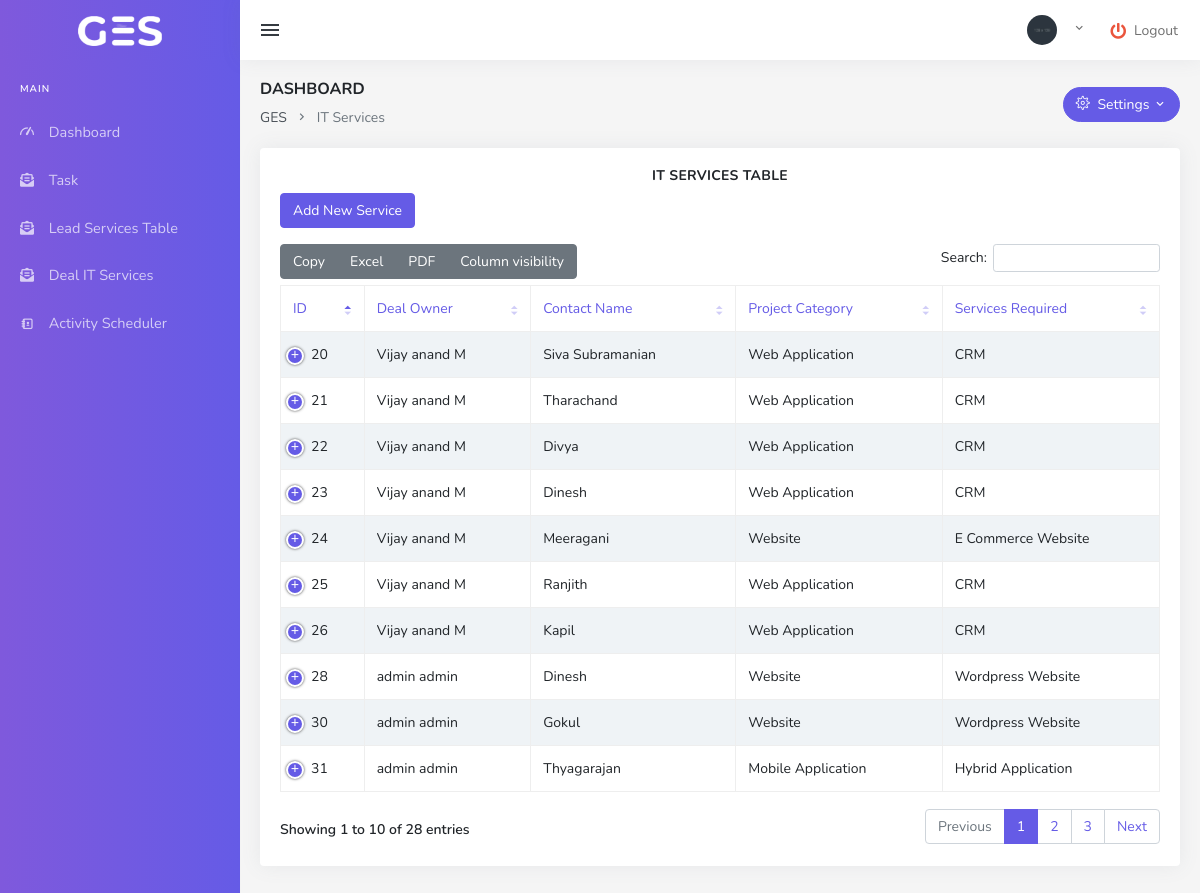
Screenshot of /index.php/deal_it_service/user_index with the database file from the repository.
### tables this page shows
CREATE TABLE `it_services` (
  `IT_services_id` int(11) NOT NULL,
  `Deal_Owner` varchar(255) DEFAULT NULL,
  `Project_Category` varchar(255) DEFAULT NULL,
  `Services_Required` varchar(255) DEFAULT NULL,
  `Company_Name` varchar(255) DEFAULT NULL,
  `Type_Of_Business` varchar(255) DEFAULT NULL,
  `Next_Step` varchar(255) DEFAULT NULL,
  `Contact_Number` varchar(20) DEFAULT NULL,
  `Project_Value` decimal(18,2) DEFAULT NULL,
  `Closing_Date` date DEFAULT NULL,
  `Stage` varchar(255) DEFAULT NULL,
  `Conversion_Rate` decimal(5,2) DEFAULT NULL,
  `Campaign_Source` varchar(255) DEFAULT NULL,
  `Contact_Name` varchar(255) DEFAULT NULL
);

### application/controllers/Deal_it_service.php (called while the page is built, shortened)
<?php
class Deal_it_service extends CI_Controller {
    public function __construct() {
        $this->load->model('It_service_model');
        $this->load->model('Project_Category_model');
        $this->load->model('Services_required_model');
        $this->load->model('Next_step_model');
        $this->load->model('Project_value_model');
        $this->load->model('Stage_model');
        $this->load->model('Conversion_rate_model');
        $this->load->model('Campaign_source_model');
        $this->load->model('User_model');
        $this->load->model('Lead_model');
    }
    public function user_index() {
        $data['services'] = $this->It_service_model->get_services();
        $this->load->view('deal/user_services_list', $data);
    }
}
?>

### index.php (called while the page is built, shortened)
<?php
require_once BASEPATH.'core/CodeIgniter.php';

### application/models/It_service_model.php (called while the page is built, shortened)
<?php
class It_service_model extends CI_Model {
    public function get_services() {
        return $this->db->get('it_services')->result();
    }
}

### application/views/deal/user_services_list.php (the view, shortened to what this page needs)
<div class="page-title-box">
                            <div class="row align-items-center">
                                <div class="col-md-8">
                                    <h6 class="page-title">Dashboard</h6>
                                    <ol class="breadcrumb m-0">
                                        <li class="breadcrumb-item"><a href="<?php echo base_url();?>#">GES</a></li>
                                        <li class="breadcrumb-item active" aria-current="page">IT Services </li>
                                    </ol>
                                </div>
                                <div class="col-md-4">
                                    <div class="float-end d-none d-md-block">
                                        <div class="dropdown">
                                            <button class="btn btn-primary btn-rounded dropdown-toggle" type="button" id="dropdownMenuButton" data-bs-toggle="dropdown" aria-expanded="false">
                                                <i class="ti-settings me-1"></i> Settings <i class="mdi mdi-chevron-down"></i>
                                            </button>
                                        </div>
                                    </div>
                                </div>
                            </div>
</div>
<div class="row">
                            <div class="col-12">
                                <div class="card">
                                    <div class="card-body">
                                    <div class="text-center">
    <h4 class="card-title">IT Services Table</h4>
    </div>
    <a href="<?php echo base_url('Deal_it_service/user_create'); ?>" class="btn btn-primary mb-3">Add New Service</a>
    <table id="datatable-buttons" class="table table-striped table-bordered dt-responsive nowrap" style="border-collapse: collapse; border-spacing: 0; width: 100%;">
                                            <thead>
                                            <tr>
            <th>ID</th>
            <th>Deal Owner</th>
            <th>Contact Name</th>
            <th>Project Category</th>
            <th>Services Required</th>
        </tr>
            </thead>
            <tbody>
            <?php foreach ($services as $service): ?>
        <tr>
            <td><?= $service->IT_services_id ?></td>
            <td><?= $service->Deal_Owner ?></td>
            <td><?= $service->Contact_Name ?></td>
            <td><?= $service->Project_Category ?></td>
            <td><?= $service->Services_Required ?></td>
        </tr>
        <?php endforeach; ?>
</tbody>
                                        </table>
                                        </div>
                                    </div>
                                </div>
                            </div>

### application/views/deal/user_services_list.php (style rules this page uses)
th { color: #655be6; }

### rows the page displays
it_services: IT_services_id "20", Deal_Owner "Vijay anand M", Contact_Name "Siva Subramanian", Project_Category "Web Application", Services_Required "CRM"
it_services: IT_services_id "21", Deal_Owner "Vijay anand M", Contact_Name "Tharachand", Project_Category "Web Application", Services_Required "CRM"
it_services: IT_services_id "22", Deal_Owner "Vijay anand M", Contact_Name "Divya", Project_Category "Web Application", Services_Required "CRM"
it_services: IT_services_id "23", Deal_Owner "Vijay anand M", Contact_Name "Dinesh", Project_Category "Web Application", Services_Required "CRM"
it_services: IT_services_id "24", Deal_Owner "Vijay anand M", Contact_Name "Meeragani", Project_Category "Website", Services_Required "E Commerce Website"
it_services: IT_services_id "25", Deal_Owner "Vijay anand M", Contact_Name "Ranjith", Project_Category "Web Application", Services_Required "CRM"
it_services: IT_services_id "26", Deal_Owner "Vijay anand M", Contact_Name "Kapil", Project_Category "Web Application", Services_Required "CRM"
it_services: IT_services_id "28", Deal_Owner "admin admin", Contact_Name "Dinesh", Project_Category "Website", Services_Required "Wordpress Website"
it_services: IT_services_id "30", Deal_Owner "admin admin", Contact_Name "Gokul", Project_Category "Website", Services_Required "Wordpress Website"
it_services: IT_services_id "31", Deal_Owner "admin admin", Contact_Name "Thyagarajan", Project_Category "Mobile Application", Services_Required "Hybrid Application"
